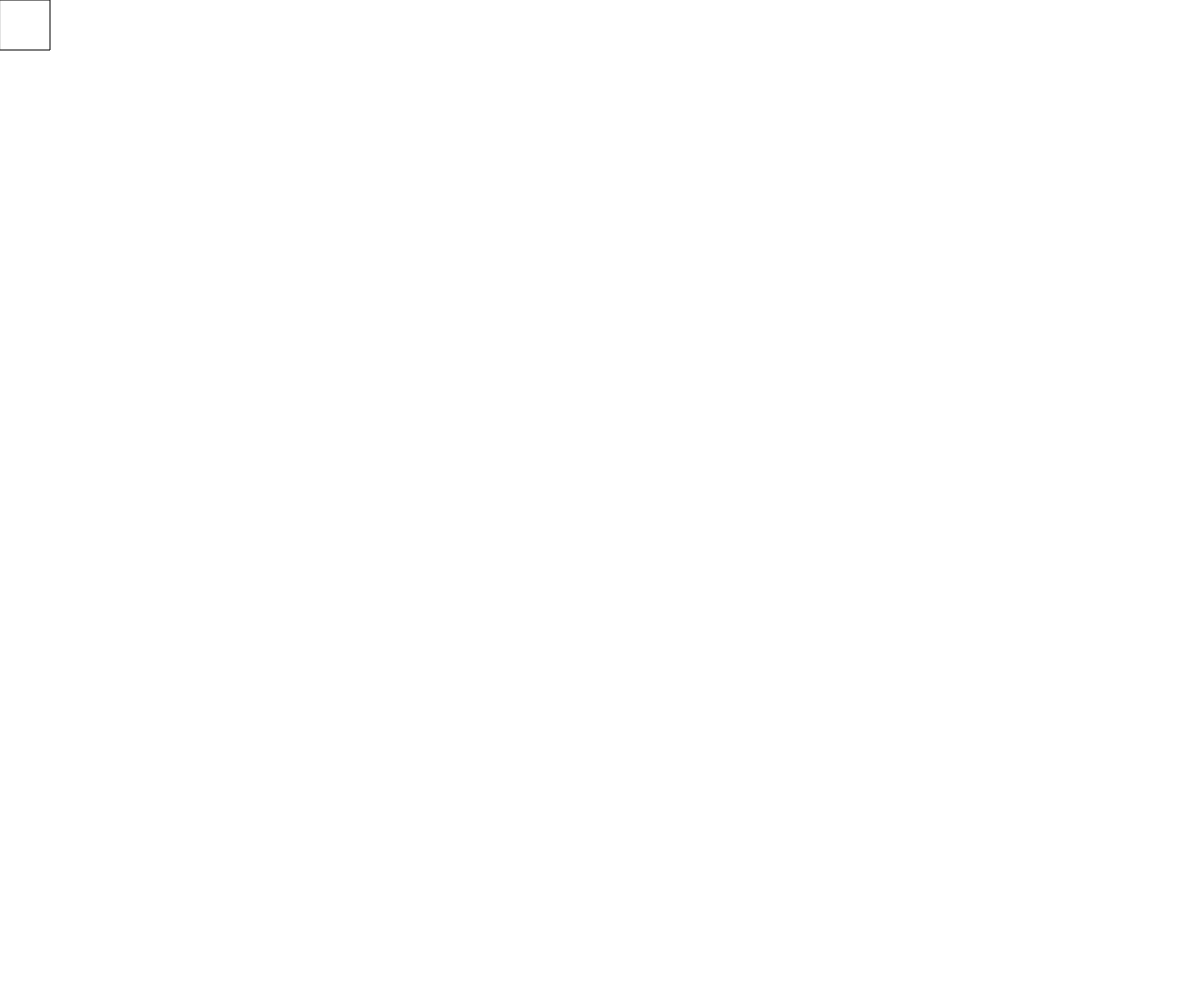
Frame 1 (no input)
Frame 60 (no input): identical to frame 1, image omitted
Frame 120 (the mouse pressed at the canvas centre since frame 60): identical to frame 1, image omitted

The p5.js sketch that drew this single still picture (run headless with seeded random() and noise() and a simulated clock; from frame 60 on, the mouse is pressed at the canvas centre):

// p5.js sketch
// ── sketch.js
function setup() {
	createCanvas(windowWidth, windowHeight);
}

function draw() {
	background(255, 255, 255);
	rect(0, 0, 50, 50);
}
